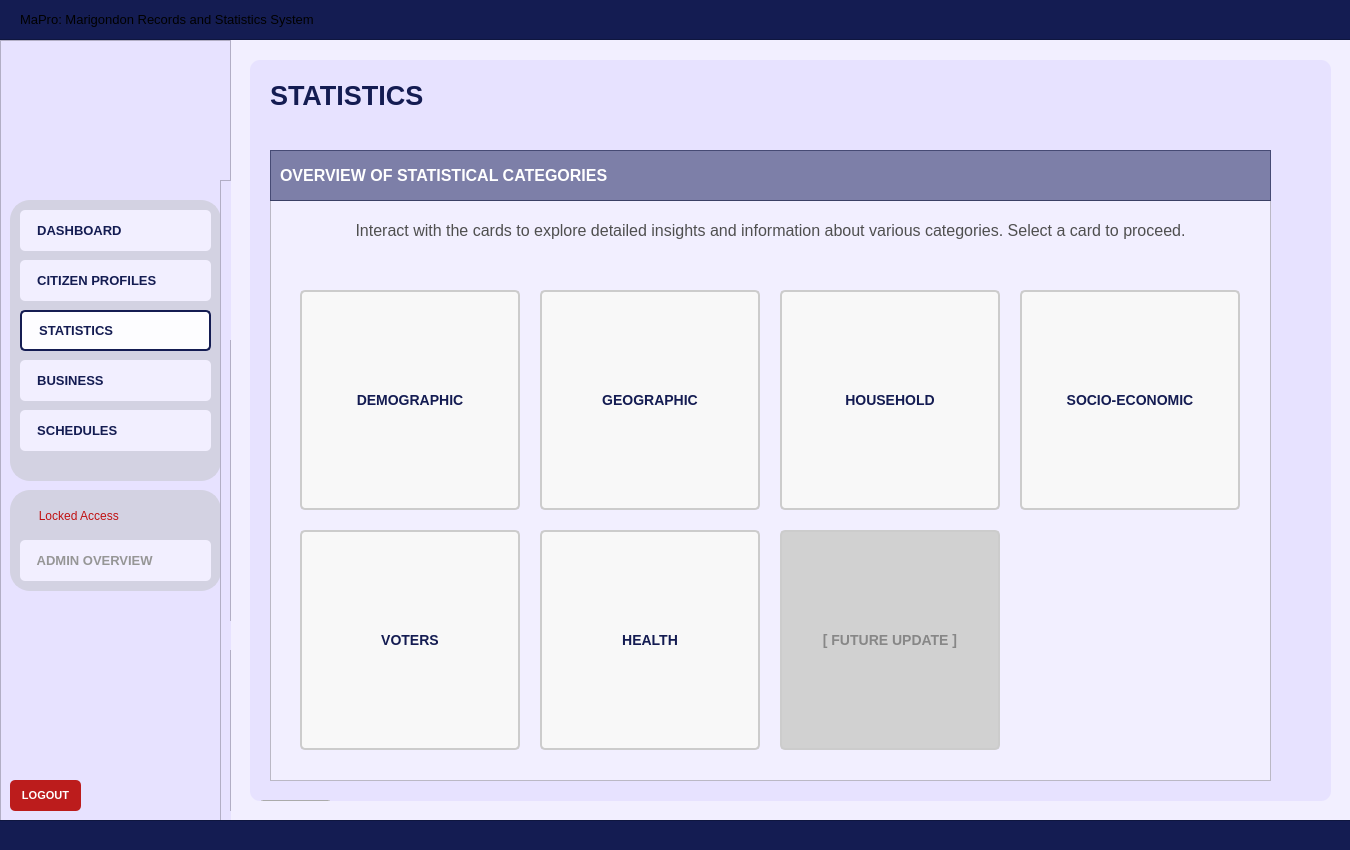
<?xml version="1.0" encoding="UTF-8"?>
<ui version="4.0">
 <class>User_dashboardWidget</class>
 <widget class="QWidget" name="User_dashboardWidget">
  <property name="geometry">
   <rect>
    <x>0</x>
    <y>0</y>
    <width>1350</width>
    <height>850</height>
   </rect>
  </property>
  <property name="sizePolicy">
   <sizepolicy hsizetype="Fixed" vsizetype="Fixed">
    <horstretch>0</horstretch>
    <verstretch>0</verstretch>
   </sizepolicy>
  </property>
  <property name="maximumSize">
   <size>
    <width>1350</width>
    <height>850</height>
   </size>
  </property>
  <property name="windowTitle">
   <string>Form</string>
  </property>
  <property name="styleSheet">
   <string notr="true">#User_dashboardWidget{
	background-color: #f2efff;
}</string>
  </property>
  <widget class="QFrame" name="baseNavFrame">
   <property name="geometry">
    <rect>
     <x>0</x>
     <y>40</y>
     <width>231</width>
     <height>781</height>
    </rect>
   </property>
   <property name="styleSheet">
    <string notr="true">#baseNavFrame {
	background-color: #e7e2ff;
}</string>
   </property>
   <property name="frameShape">
    <enum>QFrame::Shape::StyledPanel</enum>
   </property>
   <property name="frameShadow">
    <enum>QFrame::Shadow::Raised</enum>
   </property>
   <widget class="QFrame" name="baseNavFramesub1">
    <property name="geometry">
     <rect>
      <x>10</x>
      <y>160</y>
      <width>211</width>
      <height>281</height>
     </rect>
    </property>
    <property name="autoFillBackground">
     <bool>false</bool>
    </property>
    <property name="styleSheet">
     <string notr="true">#baseNavFramesub1{
	background-color: #d3d2e2;
	border-radius: 20px;
	border: 2px solid #d3d2e2;
	opacity: 0.1;
}</string>
    </property>
    <property name="frameShape">
     <enum>QFrame::Shape::StyledPanel</enum>
    </property>
    <property name="frameShadow">
     <enum>QFrame::Shadow::Raised</enum>
    </property>
    <widget class="QPushButton" name="nav_buttonDashboard">
     <property name="geometry">
      <rect>
       <x>10</x>
       <y>10</y>
       <width>191</width>
       <height>41</height>
      </rect>
     </property>
     <property name="font">
      <font>
       <family>Arial</family>
       <pointsize>10</pointsize>
       <bold>true</bold>
      </font>
     </property>
     <property name="cursor">
      <cursorShape>PointingHandCursor</cursorShape>
     </property>
     <property name="layoutDirection">
      <enum>Qt::LayoutDirection::LeftToRight</enum>
     </property>
     <property name="styleSheet">
      <string notr="true">#nav_buttonDashboard {
    background-color: #f2efff;
    color: #141c52;
    border-radius: 5px;
	text-align: left;
	padding: 10px;
}
#nav_buttonDashboard:hover {
    background-color: #fdfdff; /* Slightly lighter blue when hovered */
}
#nav_buttonDashboard:pressed {
    background-color: #e7e5f4; /* Darker blue when clicked */
}</string>
     </property>
     <property name="text">
      <string>  DASHBOARD</string>
     </property>
     <property name="icon">
      <iconset>
       <normaloff>../../Assets/Icons/icon_dashboard.svg</normaloff>../../Assets/Icons/icon_dashboard.svg</iconset>
     </property>
     <property name="iconSize">
      <size>
       <width>30</width>
       <height>30</height>
      </size>
     </property>
    </widget>
    <widget class="QPushButton" name="nav_buttonCitizenProfiles">
     <property name="geometry">
      <rect>
       <x>10</x>
       <y>60</y>
       <width>191</width>
       <height>41</height>
      </rect>
     </property>
     <property name="font">
      <font>
       <family>Arial</family>
       <pointsize>10</pointsize>
       <bold>true</bold>
      </font>
     </property>
     <property name="cursor">
      <cursorShape>PointingHandCursor</cursorShape>
     </property>
     <property name="styleSheet">
      <string notr="true">#nav_buttonCitizenProfiles {
    background-color: #f2efff;
    color: #141c52;
    border-radius: 5px;
	text-align: left;;
    padding: 10px; /* Optional: Adjusts spacing inside the button */
}
#nav_buttonCitizenProfiles:hover {
    background-color: #fdfdff; /* Slightly lighter blue when hovered */
}
#nav_buttonCitizenProfiles:pressed {
    background-color: #e7e5f4; /* Darker blue when clicked */
}</string>
     </property>
     <property name="text">
      <string>  CITIZEN PROFILES</string>
     </property>
     <property name="icon">
      <iconset>
       <normaloff>../../Assets/Icons/icon_citizenprofiles.svg</normaloff>../../Assets/Icons/icon_citizenprofiles.svg</iconset>
     </property>
     <property name="iconSize">
      <size>
       <width>30</width>
       <height>30</height>
      </size>
     </property>
    </widget>
    <widget class="QPushButton" name="nav_buttonStatistics">
     <property name="geometry">
      <rect>
       <x>10</x>
       <y>110</y>
       <width>191</width>
       <height>41</height>
      </rect>
     </property>
     <property name="font">
      <font>
       <family>Arial</family>
       <pointsize>10</pointsize>
       <bold>true</bold>
      </font>
     </property>
     <property name="cursor">
      <cursorShape>PointingHandCursor</cursorShape>
     </property>
     <property name="styleSheet">
      <string notr="true">#nav_buttonStatistics {
    background-color: #fdfdff;
    color: #141c52;
    border-radius: 5px;
	border: 2px solid #141c52; 
	text-align: left;
    padding: 10px; /* Optional: Adjusts spacing inside the button */
}
</string>
     </property>
     <property name="text">
      <string>  STATISTICS</string>
     </property>
     <property name="icon">
      <iconset>
       <normaloff>../../Assets/Icons/icon_statistics.svg</normaloff>../../Assets/Icons/icon_statistics.svg</iconset>
     </property>
     <property name="iconSize">
      <size>
       <width>30</width>
       <height>30</height>
      </size>
     </property>
    </widget>
    <widget class="QPushButton" name="nav_buttonSchedules">
     <property name="geometry">
      <rect>
       <x>10</x>
       <y>210</y>
       <width>191</width>
       <height>41</height>
      </rect>
     </property>
     <property name="font">
      <font>
       <family>Arial</family>
       <pointsize>10</pointsize>
       <bold>true</bold>
      </font>
     </property>
     <property name="cursor">
      <cursorShape>PointingHandCursor</cursorShape>
     </property>
     <property name="styleSheet">
      <string notr="true">#nav_buttonSchedules {
    background-color: #f2efff;
    color: #141c52;
    border-radius: 5px;
	text-align: left;
    padding: 10px; /* Optional: Adjusts spacing inside the button */
}
#nav_buttonSchedules:hover {
    background-color: #fdfdff; /* Slightly lighter blue when hovered */
}
#nav_buttonSchedules:pressed {
    background-color: #e7e5f4; /* Darker blue when clicked */
}</string>
     </property>
     <property name="text">
      <string>  SCHEDULES</string>
     </property>
     <property name="icon">
      <iconset>
       <normaloff>../../Assets/Icons/icon_schedule.svg</normaloff>../../Assets/Icons/icon_schedule.svg</iconset>
     </property>
     <property name="iconSize">
      <size>
       <width>30</width>
       <height>30</height>
      </size>
     </property>
    </widget>
    <widget class="QPushButton" name="nav_buttonBusiness">
     <property name="geometry">
      <rect>
       <x>10</x>
       <y>160</y>
       <width>191</width>
       <height>41</height>
      </rect>
     </property>
     <property name="font">
      <font>
       <family>Arial</family>
       <pointsize>10</pointsize>
       <bold>true</bold>
      </font>
     </property>
     <property name="cursor">
      <cursorShape>PointingHandCursor</cursorShape>
     </property>
     <property name="styleSheet">
      <string notr="true">#nav_buttonBusiness {
    background-color: #f2efff;
    color: #141c52;
    border-radius: 5px;
	text-align: left;
    padding: 10px; /* Optional: Adjusts spacing inside the button */
}
#nav_buttonBusiness:hover {
    background-color: #fdfdff; /* Slightly lighter blue when hovered */
}
#nav_buttonBusiness:pressed {
    background-color: #e7e5f4; /* Darker blue when clicked */
}</string>
     </property>
     <property name="text">
      <string>  BUSINESS</string>
     </property>
     <property name="icon">
      <iconset>
       <normaloff>../../Assets/Icons/icon_business.svg</normaloff>../../Assets/Icons/icon_business.svg</iconset>
     </property>
     <property name="iconSize">
      <size>
       <width>30</width>
       <height>30</height>
      </size>
     </property>
    </widget>
   </widget>
   <widget class="QFrame" name="baseNavFramesub2">
    <property name="geometry">
     <rect>
      <x>10</x>
      <y>450</y>
      <width>211</width>
      <height>101</height>
     </rect>
    </property>
    <property name="autoFillBackground">
     <bool>false</bool>
    </property>
    <property name="styleSheet">
     <string notr="true">#baseNavFramesub2{
	background-color: #d3d2e2;
	border-radius: 20px;
	border: 2px solid #d3d2e2;
	opacity: 0.1;
}</string>
    </property>
    <property name="frameShape">
     <enum>QFrame::Shape::StyledPanel</enum>
    </property>
    <property name="frameShadow">
     <enum>QFrame::Shadow::Raised</enum>
    </property>
    <widget class="QPushButton" name="nav_buttonAdminOverview">
     <property name="geometry">
      <rect>
       <x>10</x>
       <y>50</y>
       <width>191</width>
       <height>41</height>
      </rect>
     </property>
     <property name="font">
      <font>
       <family>Arial</family>
       <pointsize>10</pointsize>
       <bold>true</bold>
      </font>
     </property>
     <property name="cursor">
      <cursorShape>ForbiddenCursor</cursorShape>
     </property>
     <property name="styleSheet">
      <string notr="true">#nav_buttonAdminOverview {
    background-color: #f2efff;
    color: #969696;
    border-radius: 5px;
	text-align: left;
    padding: 10px; /* Optional: Adjusts spacing inside the button */
}
/*#nav_buttonAdminOverview:hover {
    background-color: #fdfdff;
}
#nav_buttonAdminOverview:pressed {
    background-color: #e7e5f4; 
}*/</string>
     </property>
     <property name="text">
      <string>  ADMIN OVERVIEW</string>
     </property>
     <property name="icon">
      <iconset>
       <normaloff>../../Assets/Icons/icon_adminoverview_off.svg</normaloff>../../Assets/Icons/icon_adminoverview_off.svg</iconset>
     </property>
     <property name="iconSize">
      <size>
       <width>30</width>
       <height>30</height>
      </size>
     </property>
    </widget>
    <widget class="QPushButton" name="nav_isLocked">
     <property name="geometry">
      <rect>
       <x>10</x>
       <y>10</y>
       <width>111</width>
       <height>31</height>
      </rect>
     </property>
     <property name="styleSheet">
      <string notr="true">#nav_isLocked{
	background-color: #d3d2e2;
	border-radius: 20px;
	border: 2px solid #d3d2e2;
	opacity: 0.1;
	color: #c01111;
}</string>
     </property>
     <property name="text">
      <string>  Locked Access</string>
     </property>
     <property name="icon">
      <iconset>
       <normaloff>../../Assets/Icons/icon_isLocked.svg</normaloff>../../Assets/Icons/icon_isLocked.svg</iconset>
     </property>
     <property name="iconSize">
      <size>
       <width>20</width>
       <height>20</height>
      </size>
     </property>
    </widget>
   </widget>
   <widget class="QLabel" name="nav_imageLogo">
    <property name="geometry">
     <rect>
      <x>70</x>
      <y>30</y>
      <width>91</width>
      <height>91</height>
     </rect>
    </property>
    <property name="font">
     <font>
      <family>Arial</family>
      <pointsize>18</pointsize>
      <bold>true</bold>
     </font>
    </property>
    <property name="styleSheet">
     <string notr="true">#nav_imageLogo{	
	background-color: transparent;
	color: #ffffff;
}
</string>
    </property>
    <property name="text">
     <string/>
    </property>
    <property name="pixmap">
     <pixmap>../../Assets/Images/logo_brgyClear.png</pixmap>
    </property>
    <property name="scaledContents">
     <bool>true</bool>
    </property>
   </widget>
   <widget class="QPushButton" name="logout_buttonLogout">
    <property name="geometry">
     <rect>
      <x>10</x>
      <y>740</y>
      <width>71</width>
      <height>31</height>
     </rect>
    </property>
    <property name="font">
     <font>
      <family>Arial</family>
      <pointsize>8</pointsize>
      <bold>true</bold>
     </font>
    </property>
    <property name="cursor">
     <cursorShape>PointingHandCursor</cursorShape>
    </property>
    <property name="styleSheet">
     <string notr="true">#logout_buttonLogout {
    background-color: #bc1c1c;
    color: white;
    border-radius: 5px;
    padding: 10px; /* Optional: Adjusts spacing inside the button */
}
#logout_buttonLogout:hover {
    background-color: #d82020; /* Slightly lighter blue when hovered */
}
#logout_buttonLogout:pressed {
    background-color: #8c1515; /* Darker blue when clicked */
}</string>
    </property>
    <property name="text">
     <string>LOGOUT</string>
    </property>
   </widget>
   <widget class="QFrame" name="baseNavFrame_2">
    <property name="geometry">
     <rect>
      <x>220</x>
      <y>140</y>
      <width>231</width>
      <height>781</height>
     </rect>
    </property>
    <property name="styleSheet">
     <string notr="true">background-color: #e7e2ff;</string>
    </property>
    <property name="frameShape">
     <enum>QFrame::Shape::StyledPanel</enum>
    </property>
    <property name="frameShadow">
     <enum>QFrame::Shadow::Raised</enum>
    </property>
    <widget class="QFrame" name="baseNavFramesub1_2">
     <property name="geometry">
      <rect>
       <x>10</x>
       <y>160</y>
       <width>211</width>
       <height>281</height>
      </rect>
     </property>
     <property name="autoFillBackground">
      <bool>false</bool>
     </property>
     <property name="styleSheet">
      <string notr="true">#baseNavFramesub1{
	background-color: #d3d2e2;
	border-radius: 20px;
	border: 2px solid #d3d2e2;
	opacity: 0.1;
}</string>
     </property>
     <property name="frameShape">
      <enum>QFrame::Shape::StyledPanel</enum>
     </property>
     <property name="frameShadow">
      <enum>QFrame::Shadow::Raised</enum>
     </property>
    </widget>
    <widget class="QFrame" name="baseNavFramesub2_2">
     <property name="geometry">
      <rect>
       <x>10</x>
       <y>470</y>
       <width>211</width>
       <height>161</height>
      </rect>
     </property>
     <property name="autoFillBackground">
      <bool>false</bool>
     </property>
     <property name="styleSheet">
      <string notr="true">#baseNavFramesub2{
	background-color: #d3d2e2;
	border-radius: 20px;
	border: 2px solid #d3d2e2;
	opacity: 0.1;
}</string>
     </property>
     <property name="frameShape">
      <enum>QFrame::Shape::StyledPanel</enum>
     </property>
     <property name="frameShadow">
      <enum>QFrame::Shadow::Raised</enum>
     </property>
    </widget>
    <widget class="QLabel" name="login_imageLogo_2">
     <property name="geometry">
      <rect>
       <x>70</x>
       <y>30</y>
       <width>91</width>
       <height>91</height>
      </rect>
     </property>
     <property name="font">
      <font>
       <family>Arial</family>
       <pointsize>18</pointsize>
       <bold>true</bold>
      </font>
     </property>
     <property name="styleSheet">
      <string notr="true">#login_imageLogo{	
	background-color: transparent;
	color: #ffffff;
}
</string>
     </property>
     <property name="text">
      <string/>
     </property>
     <property name="pixmap">
      <pixmap>../Assets/logo_brgyClear.png</pixmap>
     </property>
     <property name="scaledContents">
      <bool>true</bool>
     </property>
    </widget>
    <widget class="QPushButton" name="logout_buttonLogout_2">
     <property name="geometry">
      <rect>
       <x>10</x>
       <y>740</y>
       <width>71</width>
       <height>31</height>
      </rect>
     </property>
     <property name="font">
      <font>
       <family>Arial</family>
       <pointsize>8</pointsize>
       <bold>true</bold>
      </font>
     </property>
     <property name="cursor">
      <cursorShape>PointingHandCursor</cursorShape>
     </property>
     <property name="styleSheet">
      <string notr="true">#logout_buttonLogout {
    background-color: #bc1c1c;
    color: white;
    border-radius: 5px;
    padding: 10px; /* Optional: Adjusts spacing inside the button */
}
#logout_buttonLogout:hover {
    background-color: #d82020; /* Slightly lighter blue when hovered */
}
#logout_buttonLogout:pressed {
    background-color: #8c1515; /* Darker blue when clicked */
}</string>
     </property>
     <property name="text">
      <string>LOGOUT</string>
     </property>
    </widget>
   </widget>
  </widget>
  <widget class="QFrame" name="border_blueLines1">
   <property name="geometry">
    <rect>
     <x>-10</x>
     <y>-1</y>
     <width>1371</width>
     <height>41</height>
    </rect>
   </property>
   <property name="styleSheet">
    <string notr="true">#border_blueLines1{
	background-color: #141c52;
}
</string>
   </property>
   <property name="frameShape">
    <enum>QFrame::Shape::StyledPanel</enum>
   </property>
   <property name="frameShadow">
    <enum>QFrame::Shadow::Raised</enum>
   </property>
   <widget class="QLabel" name="title_bodyDashboardSystemTitle">
    <property name="geometry">
     <rect>
      <x>30</x>
      <y>0</y>
      <width>1301</width>
      <height>41</height>
     </rect>
    </property>
    <property name="font">
     <font>
      <family>Arial</family>
      <pointsize>10</pointsize>
      <bold>false</bold>
     </font>
    </property>
    <property name="styleSheet">
     <string notr="true">#title_bodyDashboardSystemTitle {
	background-color: transparent;
	color: #white;
}
</string>
    </property>
    <property name="text">
     <string>MaPro: Marigondon Records and Statistics System</string>
    </property>
    <property name="alignment">
     <set>Qt::AlignmentFlag::AlignLeading|Qt::AlignmentFlag::AlignLeft|Qt::AlignmentFlag::AlignVCenter</set>
    </property>
   </widget>
  </widget>
  <widget class="QFrame" name="border_blueLines2">
   <property name="geometry">
    <rect>
     <x>-10</x>
     <y>820</y>
     <width>1381</width>
     <height>31</height>
    </rect>
   </property>
   <property name="styleSheet">
    <string notr="true">#border_blueLines2{
	background-color: #141c52;
}
</string>
   </property>
   <property name="frameShape">
    <enum>QFrame::Shape::StyledPanel</enum>
   </property>
   <property name="frameShadow">
    <enum>QFrame::Shadow::Raised</enum>
   </property>
  </widget>
  <widget class="QFrame" name="baseBodyFrame">
   <property name="geometry">
    <rect>
     <x>250</x>
     <y>60</y>
     <width>1081</width>
     <height>741</height>
    </rect>
   </property>
   <property name="styleSheet">
    <string notr="true">#baseBodyFrame {
	background-color: #e7e2ff;
	border: none;
	border-radius: 10px;
}</string>
   </property>
   <property name="frameShape">
    <enum>QFrame::Shape::StyledPanel</enum>
   </property>
   <property name="frameShadow">
    <enum>QFrame::Shadow::Raised</enum>
   </property>
   <widget class="QPushButton" name="logout_buttonLogout_3">
    <property name="geometry">
     <rect>
      <x>10</x>
      <y>740</y>
      <width>71</width>
      <height>31</height>
     </rect>
    </property>
    <property name="font">
     <font>
      <family>Arial</family>
      <pointsize>8</pointsize>
      <bold>true</bold>
     </font>
    </property>
    <property name="cursor">
     <cursorShape>PointingHandCursor</cursorShape>
    </property>
    <property name="styleSheet">
     <string notr="true">#logout_buttonLogout {
    background-color: #bc1c1c;
    color: white;
    border-radius: 5px;
    padding: 10px; /* Optional: Adjusts spacing inside the button */
}
#logout_buttonLogout:hover {
    background-color: #d82020; /* Slightly lighter blue when hovered */
}
#logout_buttonLogout:pressed {
    background-color: #8c1515; /* Darker blue when clicked */
}</string>
    </property>
    <property name="text">
     <string>LOGOUT</string>
    </property>
   </widget>
   <widget class="QLabel" name="title_bodyStatistics">
    <property name="geometry">
     <rect>
      <x>20</x>
      <y>20</y>
      <width>381</width>
      <height>31</height>
     </rect>
    </property>
    <property name="font">
     <font>
      <family>Arial</family>
      <pointsize>20</pointsize>
      <bold>true</bold>
     </font>
    </property>
    <property name="styleSheet">
     <string notr="true">#title_bodyStatistics {
	background-color: transparent;
	color: #141c52;
}
</string>
    </property>
    <property name="text">
     <string>STATISTICS</string>
    </property>
   </widget>
   <widget class="QFrame" name="statistics_frameBody">
    <property name="geometry">
     <rect>
      <x>20</x>
      <y>140</y>
      <width>1001</width>
      <height>581</height>
     </rect>
    </property>
    <property name="styleSheet">
     <string notr="true">#statistics_frameBody{
	background-color: #f2efff;
}</string>
    </property>
    <property name="frameShape">
     <enum>QFrame::Shape::StyledPanel</enum>
    </property>
    <property name="frameShadow">
     <enum>QFrame::Shadow::Raised</enum>
    </property>
    <widget class="QToolButton" name="statistics_ButtonDemographic">
     <property name="geometry">
      <rect>
       <x>30</x>
       <y>90</y>
       <width>220</width>
       <height>220</height>
      </rect>
     </property>
     <property name="font">
      <font>
       <family>Arial</family>
       <pointsize>-1</pointsize>
       <bold>true</bold>
      </font>
     </property>
     <property name="cursor">
      <cursorShape>PointingHandCursor</cursorShape>
     </property>
     <property name="styleSheet">
      <string notr="true">#statistics_ButtonDemographic {
    background-color: #f8f8f8;
    color: #141c52;
    border-radius: 5px;
    border: 2px solid #ccc;
    padding: 25px; /* Adds space inside the button */
    font-size: 14px; /* Text size */
    text-align: center; /* Ensures text is centered */
    qproperty-iconSize: 120px 120px; /* Adjust icon size */
}

#statistics_ButtonDemographic:hover {
    background-color: #e2e5ff; /* Slightly lighter blue when hovered */
}
#statistics_ButtonDemographic:pressed {
    background-color: #c8cbef; /* Darker blue when clicked */
}

#statistics_ButtonDemographic::icon {
    margin-bottom: 10px; /* Space between the icon and text */
}</string>
     </property>
     <property name="text">
      <string>DEMOGRAPHIC</string>
     </property>
     <property name="icon">
      <iconset>
       <normaloff>../../Assets/Images/img_demographic.png</normaloff>../../Assets/Images/img_demographic.png</iconset>
     </property>
     <property name="iconSize">
      <size>
       <width>120</width>
       <height>120</height>
      </size>
     </property>
     <property name="toolButtonStyle">
      <enum>Qt::ToolButtonStyle::ToolButtonTextUnderIcon</enum>
     </property>
    </widget>
    <widget class="QToolButton" name="statistics_ButtonGeographic">
     <property name="geometry">
      <rect>
       <x>270</x>
       <y>90</y>
       <width>220</width>
       <height>220</height>
      </rect>
     </property>
     <property name="font">
      <font>
       <family>Arial</family>
       <pointsize>-1</pointsize>
       <bold>true</bold>
      </font>
     </property>
     <property name="cursor">
      <cursorShape>PointingHandCursor</cursorShape>
     </property>
     <property name="styleSheet">
      <string notr="true">#statistics_ButtonGeographic {
    background-color: #f8f8f8;
    color: #141c52;
    border-radius: 5px;
    border: 2px solid #ccc;
    padding: 25px; /* Adds space inside the button */
    font-size: 14px; /* Text size */
    text-align: center; /* Ensures text is centered */
    qproperty-iconSize: 120px 120px; /* Adjust icon size */
}

#statistics_ButtonGeographic:hover {
    background-color: #e2e5ff; /* Slightly lighter blue when hovered */
}
#statistics_ButtonGeographic:pressed {
    background-color: #c8cbef; /* Darker blue when clicked */
}

#statistics_ButtonGeographic::icon {
    margin-bottom: 10px; /* Space between the icon and text */
}</string>
     </property>
     <property name="text">
      <string>GEOGRAPHIC</string>
     </property>
     <property name="icon">
      <iconset>
       <normaloff>../../Assets/Images/img_geographic.png</normaloff>../../Assets/Images/img_geographic.png</iconset>
     </property>
     <property name="iconSize">
      <size>
       <width>120</width>
       <height>120</height>
      </size>
     </property>
     <property name="toolButtonStyle">
      <enum>Qt::ToolButtonStyle::ToolButtonTextUnderIcon</enum>
     </property>
    </widget>
    <widget class="QToolButton" name="statistics_ButtonHousehold">
     <property name="geometry">
      <rect>
       <x>510</x>
       <y>90</y>
       <width>220</width>
       <height>220</height>
      </rect>
     </property>
     <property name="font">
      <font>
       <family>Arial</family>
       <pointsize>-1</pointsize>
       <bold>true</bold>
      </font>
     </property>
     <property name="cursor">
      <cursorShape>PointingHandCursor</cursorShape>
     </property>
     <property name="styleSheet">
      <string notr="true">#statistics_ButtonHousehold {
    background-color: #f8f8f8;
    color: #141c52;
    border-radius: 5px;
    border: 2px solid #ccc;
    padding: 25px; /* Adds space inside the button */
    font-size: 14px; /* Text size */
    text-align: center; /* Ensures text is centered */
    qproperty-iconSize: 120px 120px; /* Adjust icon size */
}

#statistics_ButtonHousehold:hover {
    background-color: #e2e5ff; /* Slightly lighter blue when hovered */
}
#statistics_ButtonHousehold:pressed {
    background-color: #c8cbef; /* Darker blue when clicked */
}

#statistics_ButtonHousehold::icon {
    margin-bottom: 10px; /* Space between the icon and text */
}</string>
     </property>
     <property name="text">
      <string>HOUSEHOLD</string>
     </property>
     <property name="icon">
      <iconset>
       <normaloff>../../Assets/Images/img_household.png</normaloff>../../Assets/Images/img_household.png</iconset>
     </property>
     <property name="iconSize">
      <size>
       <width>120</width>
       <height>120</height>
      </size>
     </property>
     <property name="toolButtonStyle">
      <enum>Qt::ToolButtonStyle::ToolButtonTextUnderIcon</enum>
     </property>
    </widget>
    <widget class="QToolButton" name="statistics_ButtonSocioEconomic">
     <property name="geometry">
      <rect>
       <x>750</x>
       <y>90</y>
       <width>220</width>
       <height>220</height>
      </rect>
     </property>
     <property name="font">
      <font>
       <family>Arial</family>
       <pointsize>-1</pointsize>
       <bold>true</bold>
      </font>
     </property>
     <property name="cursor">
      <cursorShape>PointingHandCursor</cursorShape>
     </property>
     <property name="styleSheet">
      <string notr="true">#statistics_ButtonSocioEconomic {
    background-color: #f8f8f8;
    color: #141c52;
    border-radius: 5px;
    border: 2px solid #ccc;
    padding: 25px; /* Adds space inside the button */
    font-size: 14px; /* Text size */
    text-align: center; /* Ensures text is centered */
    qproperty-iconSize: 120px 120px; /* Adjust icon size */
}

#statistics_ButtonSocioEconomic:hover {
    background-color: #e2e5ff; /* Slightly lighter blue when hovered */
}
#statistics_ButtonSocioEconomic:pressed {
    background-color: #c8cbef; /* Darker blue when clicked */
}

#statistics_ButtonSocioEconomic::icon {
    margin-bottom: 10px; /* Space between the icon and text */
}</string>
     </property>
     <property name="text">
      <string>SOCIO-ECONOMIC</string>
     </property>
     <property name="icon">
      <iconset>
       <normaloff>../../Assets/Images/img_socioeconomic.png</normaloff>../../Assets/Images/img_socioeconomic.png</iconset>
     </property>
     <property name="iconSize">
      <size>
       <width>120</width>
       <height>120</height>
      </size>
     </property>
     <property name="toolButtonStyle">
      <enum>Qt::ToolButtonStyle::ToolButtonTextUnderIcon</enum>
     </property>
    </widget>
    <widget class="QToolButton" name="statistics_ButtonVoters">
     <property name="geometry">
      <rect>
       <x>30</x>
       <y>330</y>
       <width>220</width>
       <height>220</height>
      </rect>
     </property>
     <property name="font">
      <font>
       <family>Arial</family>
       <pointsize>-1</pointsize>
       <bold>true</bold>
      </font>
     </property>
     <property name="cursor">
      <cursorShape>PointingHandCursor</cursorShape>
     </property>
     <property name="styleSheet">
      <string notr="true">#statistics_ButtonVoters {
    background-color: #f8f8f8;
    color: #141c52;
    border-radius: 5px;
    border: 2px solid #ccc;
    padding: 25px; /* Adds space inside the button */
    font-size: 14px; /* Text size */
    text-align: center; /* Ensures text is centered */
    qproperty-iconSize: 120px 120px; /* Adjust icon size */
}

#statistics_ButtonVoters:hover {
    background-color: #e2e5ff; /* Slightly lighter blue when hovered */
}
#statistics_ButtonVoters:pressed {
    background-color: #c8cbef; /* Darker blue when clicked */
}

#statistics_ButtonVoters::icon {
    margin-bottom: 10px; /* Space between the icon and text */
}</string>
     </property>
     <property name="text">
      <string>VOTERS</string>
     </property>
     <property name="icon">
      <iconset>
       <normaloff>../../Assets/Images/img_voters.png</normaloff>../../Assets/Images/img_voters.png</iconset>
     </property>
     <property name="iconSize">
      <size>
       <width>120</width>
       <height>120</height>
      </size>
     </property>
     <property name="toolButtonStyle">
      <enum>Qt::ToolButtonStyle::ToolButtonTextUnderIcon</enum>
     </property>
    </widget>
    <widget class="QToolButton" name="statistics_ButtonHealth">
     <property name="geometry">
      <rect>
       <x>270</x>
       <y>330</y>
       <width>220</width>
       <height>220</height>
      </rect>
     </property>
     <property name="font">
      <font>
       <family>Arial</family>
       <pointsize>-1</pointsize>
       <bold>true</bold>
      </font>
     </property>
     <property name="cursor">
      <cursorShape>PointingHandCursor</cursorShape>
     </property>
     <property name="styleSheet">
      <string notr="true">#statistics_ButtonHealth {
    background-color: #f8f8f8;
    color: #141c52;
    border-radius: 5px;
    border: 2px solid #ccc;
    padding: 25px; /* Adds space inside the button */
    font-size: 14px; /* Text size */
    text-align: center; /* Ensures text is centered */
    qproperty-iconSize: 120px 120px; /* Adjust icon size */
}

#statistics_ButtonHealth:hover {
    background-color: #e2e5ff; /* Slightly lighter blue when hovered */
}
#statistics_ButtonHealth:pressed {
    background-color: #c8cbef; /* Darker blue when clicked */
}

#statistics_ButtonHealth::icon {
    margin-bottom: 10px; /* Space between the icon and text */
}</string>
     </property>
     <property name="text">
      <string>HEALTH</string>
     </property>
     <property name="icon">
      <iconset>
       <normaloff>../../Assets/Images/img_health.png</normaloff>../../Assets/Images/img_health.png</iconset>
     </property>
     <property name="iconSize">
      <size>
       <width>120</width>
       <height>120</height>
      </size>
     </property>
     <property name="toolButtonStyle">
      <enum>Qt::ToolButtonStyle::ToolButtonTextUnderIcon</enum>
     </property>
    </widget>
    <widget class="QToolButton" name="statistics_ButtonFFU">
     <property name="geometry">
      <rect>
       <x>510</x>
       <y>330</y>
       <width>220</width>
       <height>220</height>
      </rect>
     </property>
     <property name="font">
      <font>
       <family>Arial</family>
       <pointsize>-1</pointsize>
       <bold>true</bold>
      </font>
     </property>
     <property name="cursor">
      <cursorShape>ForbiddenCursor</cursorShape>
     </property>
     <property name="styleSheet">
      <string notr="true">#statistics_ButtonFFU {
    background-color: rgb(209, 209, 209);
    color: rgb(135, 135, 135);
    border-radius: 5px;
    border: 2px solid #ccc;
    padding: 25px; /* Adds space inside the button */
    font-size: 14px; /* Text size */
    text-align: center; /* Ensures text is centered */
    qproperty-iconSize: 120px 120px; /* Adjust icon size */
}

#statistics_ButtonFFU::icon {
    margin-bottom: 10px; /* Space between the icon and text */
}</string>
     </property>
     <property name="text">
      <string>[ FUTURE UPDATE ]</string>
     </property>
     <property name="icon">
      <iconset>
       <normaloff>../../Assets/Images/img_FFU.png</normaloff>../../Assets/Images/img_FFU.png</iconset>
     </property>
     <property name="iconSize">
      <size>
       <width>120</width>
       <height>120</height>
      </size>
     </property>
     <property name="toolButtonStyle">
      <enum>Qt::ToolButtonStyle::ToolButtonTextUnderIcon</enum>
     </property>
    </widget>
    <widget class="QLabel" name="statistics_labelDesc">
     <property name="geometry">
      <rect>
       <x>0</x>
       <y>10</y>
       <width>1001</width>
       <height>41</height>
      </rect>
     </property>
     <property name="font">
      <font>
       <family>Arial</family>
       <pointsize>12</pointsize>
       <bold>false</bold>
      </font>
     </property>
     <property name="styleSheet">
      <string notr="true">#statistics_labelDesc {
	background-color: transparent;
	color: #4f4f4f;
}
</string>
     </property>
     <property name="text">
      <string>Interact with the cards to explore detailed insights and information about various categories. Select a card to proceed.</string>
     </property>
     <property name="alignment">
      <set>Qt::AlignmentFlag::AlignCenter</set>
     </property>
    </widget>
   </widget>
   <widget class="QFrame" name="table_titleFrameStatistics">
    <property name="geometry">
     <rect>
      <x>20</x>
      <y>90</y>
      <width>1001</width>
      <height>51</height>
     </rect>
    </property>
    <property name="styleSheet">
     <string notr="true">#table_titleFrameStatistics{
	background-color: rgba(20, 28, 82, 128)
}
</string>
    </property>
    <property name="frameShape">
     <enum>QFrame::Shape::StyledPanel</enum>
    </property>
    <property name="frameShadow">
     <enum>QFrame::Shadow::Raised</enum>
    </property>
    <widget class="QLabel" name="statistics_labelNote">
     <property name="geometry">
      <rect>
       <x>10</x>
       <y>0</y>
       <width>451</width>
       <height>51</height>
      </rect>
     </property>
     <property name="font">
      <font>
       <family>Arial</family>
       <pointsize>12</pointsize>
       <bold>true</bold>
      </font>
     </property>
     <property name="styleSheet">
      <string notr="true">#statistics_labelNote {
	background-color: transparent;
	color: #FFFFFF;
}
</string>
     </property>
     <property name="text">
      <string>OVERVIEW OF STATISTICAL CATEGORIES</string>
     </property>
    </widget>
   </widget>
  </widget>
 </widget>
 <resources/>
 <connections/>
</ui>
